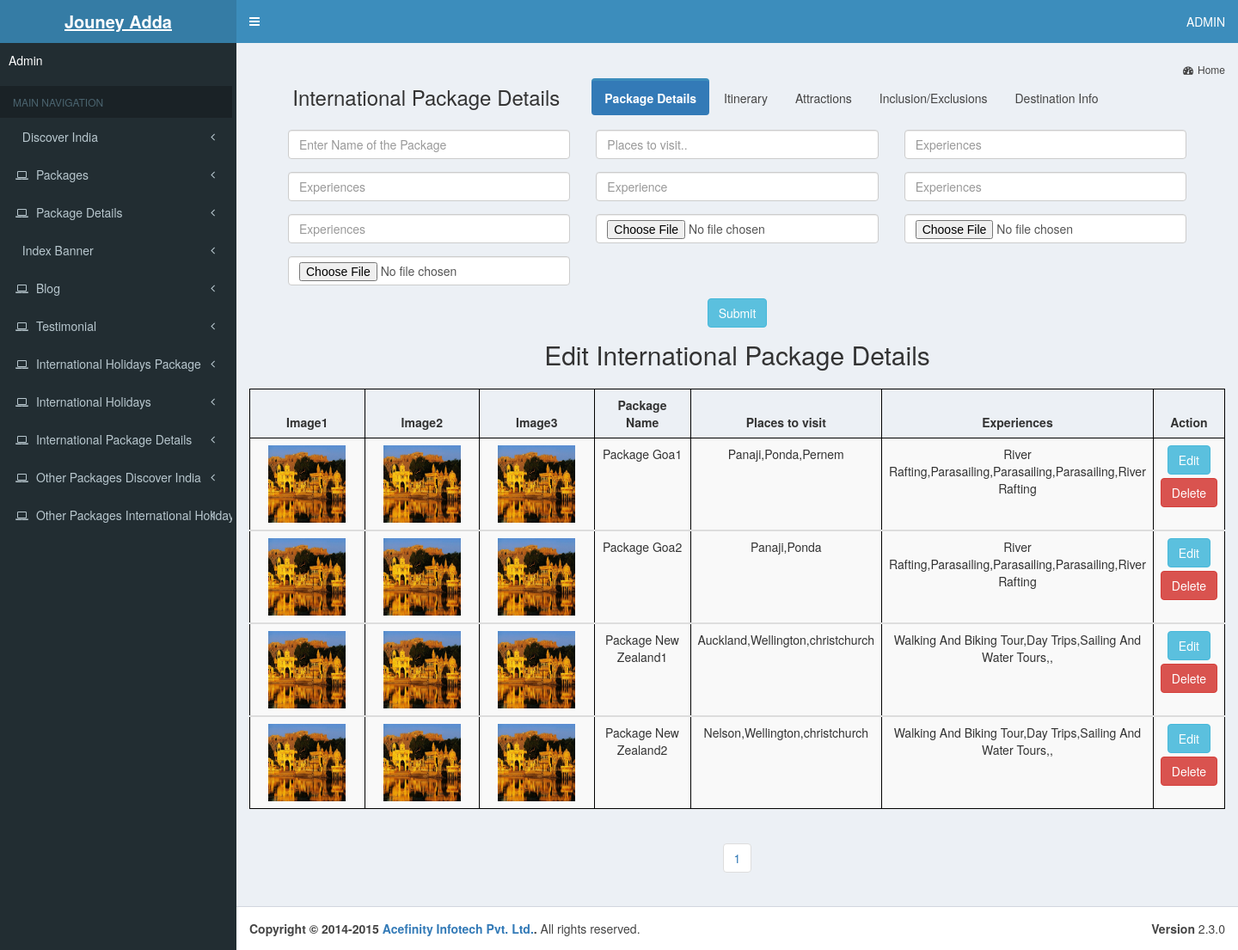
Screenshot of /admin-journey/international_package_details.php with the database file from the repository.
### tables this page shows
CREATE TABLE `international_package_details` (
  `id` int(225) NOT NULL,
  `place1` varchar(2000) NOT NULL,
  `experience1` varchar(2000) NOT NULL,
  `experience2` varchar(2000) NOT NULL,
  `experience3` varchar(2000) NOT NULL,
  `experience4` varchar(2000) NOT NULL,
  `experience5` varchar(2000) NOT NULL,
  `image1` varchar(2000) NOT NULL,
  `image2` varchar(2000) NOT NULL,
  `image3` varchar(2000) NOT NULL,
  `package_name` varchar(2000) NOT NULL
);

### admin-journey/international_package_details.php (the view, shortened to what this page needs)
<?php
include("connect.php");
include("includes/header.php");
include("includes/left_sidebar.php");
$limit=8;
?>
 <link rel="stylesheet" href="https://maxcdn.bootstrapcdn.com/bootstrap/3.3.7/css/bootstrap.min.css">
      <div class="content-wrapper">
        <section class="content-header">
          <ol class="breadcrumb">
          <li><a href="dashboard.php"><i class="fa fa-dashboard"></i>Home</a></li>
          </ol>
        </section>
        <section class="content">
          <div class="row">
            <div class="col-lg-12">
            <div class="col-md-12 member">
              <div class="form-group pb20 col-md-4"><h3 style="margin-left:6%;">International Package Details</h3></div><div class="container col-md-8" style="margin-top:1%;">
  <ul class="nav nav-pills">
    <li class="active" id="package"><a href="international_package_details.php">Package Details</a></li>
    <li><a href="international_itinerary.php">Itinerary</a></li>
    <li><a href="international_attractions.php">Attractions</a></li>
    <li><a href="international_inclusion.php">Inclusion/Exclusions</a></li>
     <li><a href="international_destination.php">Destination Info</a></li>
  </ul>
</div>
<div class="col-md-12">
               <form name="image" action="international_package_details.php" method="post" enctype="multipart/form-data">
                   <div class="form-group col-md-4">
              <input type="text" class="form-control" name="name" placeholder="Enter Name of the Package" required>
                 </div>
                    <div class="form-group col-md-4">
              <input type="text" class="form-control" name="place" placeholder="Places to visit.." required>
                 </div>
                 <div class="form-group col-md-4">
              <input type="text" class="form-control" name="experience" placeholder="Experiences" required>
                 </div>
                 <div class="form-group col-md-4">
              <input type="text" class="form-control" name="experience1" placeholder="Experiences">
                 </div>
                 <div class="form-group col-md-4">
              <input type="text" class="form-control" name="experience2" placeholder="Experience" >
                 </div>
                 <div class="form-group col-md-4">
              <input type="text" class="form-control" name="experience3" placeholder="Experiences">
                 </div>
                 <div class="form-group col-md-4">
              <input type="text" class="form-control" name="experience4" placeholder="Experiences">
                 </div>
              <div class="form-group col-md-4">
              <input type="file" class="form-control" name="fileupload" required>
                 </div>
                 <div class="form-group col-md-4">
              <input type="file" class="form-control" name="fileupload1" required>
                 </div>
                 <div class="form-group col-md-4">
              <input type="file" class="form-control" name="fileupload2" required>
                 </div>
                 <div class="form-group col-md-12" style="text-align:center;"><input type="submit" class="btn btn-info" value="Submit" name="submit" ></div>
                </form>
                </div>
       </div>
       <h2 style="text-align:center;margin-top:6%;margin-bottom:2%;">Edit International Package Details</h2>
       <table class="table table-striped table-bordered text-center table-responsive">
         <thead>
            <tr>
             <th class="text-center col-md-2">Image1</th>
			 <th class="text-center col-md-1">Image2</th>
			 <th class="text-center col-md-1">Image3</th>
			 <th class="text-center col-md-2">Package Name</th>
             <th class="text-center col-md-2">Places to visit</th>
             <th class="text-center col-md-1">Experiences</th>
             <th class="text-center col-md-1">Action</th>
             </tr>
<?php
$query1="select * from international_package_details";
$data1=mysqli_query($conn,$query1);
while($row1=mysqli_fetch_assoc($data1))
{
$id=$row1["id"];
$img1=$row1["image1"];
$img2=$row1["image2"];
$img3=$row1["image3"];
$place1=$row1["place1"];
$experience1=$row1["experience1"];
$experience2=$row1["experience2"];
$experience3=$row1["experience3"];
$experience4=$row1["experience4"];
$experience5=$row1["experience5"];
$package_name=$row1["package_name"];
?>
         <tbody>
            <tr>
              <td class="text-center col-md-2"><img src="<?php echo $img1;?>" height="90" width="90"></td>
              <td class="text-center col-md-2"><img src="<?php echo $img2;?>" height="90" width="90"></td>
              <td class="text-center col-md-2"><img src="<?php echo $img3;?>" height="90" width="90"></td>
			  <td class="text-center col-md-2"><?php echo $package_name;?></td>
              <td class="text-center col-md-2"><?php echo $place1;?></td>
              <td class="text-center col-md-2"><?php echo $experience1;?>,<?php echo $experience2;?>,<?php echo $experience3;?>,<?php echo $experience4;?>,<?php echo $experience5;?></td>
                             <td class=" form-group text-center col-md-1">
              <a href="edit_ipackage_details.php?e_id=<?php echo $id;?>"><button class="btn btn-info" style="margin-bottom:4px;">Edit</button></a>
<a href="delete_ipackage_details.php?d_id=<?php echo $id?>"><button  class="btn btn-danger">Delete</button></a>
</td>
           </tr>
         </tbody>
<?php }?>
       </table>
       <div class="text-center">
       <?php
$sql = "SELECT COUNT(id) FROM package_details";
$data = mysqli_query($conn, $sql);
$row = mysqli_fetch_row($data);
$total_records = $row[0];
$total_pages = ceil($total_records / $limit);
$pagLink = "<nav><ul class='pagination'>";
for ($i=1; $i<=$total_pages; $i++) {
             $pagLink .= "<li><a href='package_details.php?page=".$i."'>".$i."</a></li>";
};
echo $pagLink . "</ul></nav>";
?>
      </div>
      </div>
          </div>
        </section>
      </div>
 <?php include("includes/footer.php"); ?>

### admin-journey/includes/header.php (shortened to what this page needs)
<!DOCTYPE html>
<html>
  <head>
    <link rel="stylesheet" href="bootstrap/css/bootstrap.min.css">
    <link rel="stylesheet" href="https://maxcdn.bootstrapcdn.com/font-awesome/4.4.0/css/font-awesome.min.css">
    <link rel="stylesheet" href="https://code.ionicframework.com/ionicons/2.0.1/css/ionicons.min.css">
    <link rel="stylesheet" href="dist/css/AdminLTE.min.css">
    <link rel="stylesheet" href="dist/css/skins/_all-skins.min.css">
    <link rel="stylesheet" href="plugins/iCheck/flat/blue.css">
    <link rel="stylesheet" href="plugins/morris/morris.css">
    <link rel="stylesheet" href="plugins/jvectormap/jquery-jvectormap-1.2.2.css">
    <link rel="stylesheet" href="plugins/datepicker/datepicker3.css">
    <link rel="stylesheet" href="plugins/daterangepicker/daterangepicker-bs3.css">
    <link rel="stylesheet" href="plugins/bootstrap-wysihtml5/bootstrap3-wysihtml5.min.css">
    <link rel="stylesheet" href="plugins/datatables/dataTables.bootstrap.css">
  </head>
  <body class="hold-transition skin-blue sidebar-mini">
    <div class="wrapper">
      <header class="main-header">
        <a href="dashboard.php" class="logo">
          <span class="logo-lg"><b>Jouney Adda</b></span>
        </a>
        <nav class="navbar navbar-static-top" role="navigation">
          <a href="#" class="sidebar-toggle" data-toggle="offcanvas" role="button">
          </a>
          <div class="navbar-custom-menu">
            <ul class="nav navbar-nav">
              <li class="dropdown userr user-menu">
                <a href="#" class="dropdown-toggle" data-toggle="dropdown">
                  <span class="hidden-xs">ADMIN</span>
                </a>
              </li>
            </ul>
          </div>
        </nav>
      </header>

### admin-journey/includes/left_sidebar.php (shortened to what this page needs)
<aside class="main-sidebar">
  <section class="sidebar">
    <div class="user-panel">
      <div class="">
        <p style="color:#fff;">Admin</p>
      </div>
    </div>
    <ul class="sidebar-menu">
      <li class="header">MAIN NAVIGATION</li>
       <li class="treeview">
        <a href="discover_india.php">
          <i class="fa-file-o "></i>
          <span>Discover India</span>
          <i class="fa fa-angle-left pull-right"></i>
        </a>
      </li>
      	<li class="treeview">
        <a href="package.php">
          <i class="fa fa-laptop"></i>
          <span>Packages</span>
          <i class="fa fa-angle-left pull-right"></i>
        </a> </li>
      	<li class="treeview">
        <a href="package_details.php">
          <i class="fa fa-laptop"></i>
          <span>Package Details</span>
          <i class="fa fa-angle-left pull-right"></i>
        </a> </li>
       <li class="treeview">
        <a href="banner.php">
          <i class="fa-file-o "></i>
          <span>Index Banner</span>
          <i class="fa fa-angle-left pull-right"></i>
        </a>
      </li>
      	<li class="treeview">
        <a href="blog.php">
          <i class="fa fa-laptop"></i>
          <span>Blog</span>
          <i class="fa fa-angle-left pull-right"></i>
        </a> </li>
      	<li class="treeview">
        <a href="testimonial.php">
          <i class="fa fa-laptop"></i>
          <span>Testimonial</span>
          <i class="fa fa-angle-left pull-right"></i>
        </a> </li>
      	<li class="treeview">
        <a href="discover_country_package.php">
          <i class="fa fa-laptop"></i>
          <span>International Holidays Package</span>
          <i class="fa fa-angle-left pull-right"></i>
        </a> </li>
        	<li class="treeview">
        <a href="discover_package.php">
          <i class="fa fa-laptop"></i>
          <span>International Holidays</span>
          <i class="fa fa-angle-left pull-right"></i>
        </a> </li>
        	<li class="treeview">
        <a href="international_package_details.php">
          <i class="fa fa-laptop"></i>
          <span>International Package Details</span>
          <i class="fa fa-angle-left pull-right"></i>
        </a> </li>
      	<li class="treeview">
        <a href="other_packages.php">
          <i class="fa fa-laptop"></i>
          <span>Other Packages Discover India</span>
          <i class="fa fa-angle-left pull-right"></i>
        </a> </li>
        <li class="treeview">
        <a href="other_international.php">
          <i class="fa fa-laptop"></i>
          <span>Other Packages International Holidays</span>
          <i class="fa fa-angle-left pull-right"></i>
        </a> </li>
    </ul>
  </section>
</aside>

### admin-journey/includes/footer.php (shortened to what this page needs)
<footer class="main-footer">
        <div class="pull-right hidden-xs">
          <b>Version</b> 2.3.0
        </div>
        <strong>Copyright &copy; 2014-2015 <a href="http://acefinity.com">Acefinity Infotech Pvt. Ltd.</a>.</strong> All rights reserved.
      </footer>
    </div>

### admin-journey/international_package_details.php (style rules this page uses)
.table-bordered { border: 1px solid #000; }
.table-bordered>thead>tr>th, .table-bordered>tbody>tr>td { border:1px solid #000; }

### rows the page displays
international_package_details: image1 (picture), image2 (picture), image3 (picture), package_name "Package Goa1", place1 "Panaji,Ponda,Pernem", experience1 "River Rafting", experience2 "Parasailing", experience3 "Parasailing", experience4 "Parasailing", experience5 "River Rafting"
international_package_details: image1 (picture), image2 (picture), image3 (picture), package_name "Package Goa2", place1 "Panaji,Ponda", experience1 "River Rafting", experience2 "Parasailing", experience3 "Parasailing", experience4 "Parasailing", experience5 "River Rafting"
international_package_details: image1 (picture), image2 (picture), image3 (picture), package_name "Package New Zealand1", place1 "Auckland,Wellington,christchurch", experience1 "Walking And Biking Tour", experience2 "Day Trips", experience3 "Sailing And Water Tours"
international_package_details: image1 (picture), image2 (picture), image3 (picture), package_name "Package New Zealand2", place1 "Nelson,Wellington,christchurch", experience1 "Walking And Biking Tour", experience2 "Day Trips", experience3 "Sailing And Water Tours"
